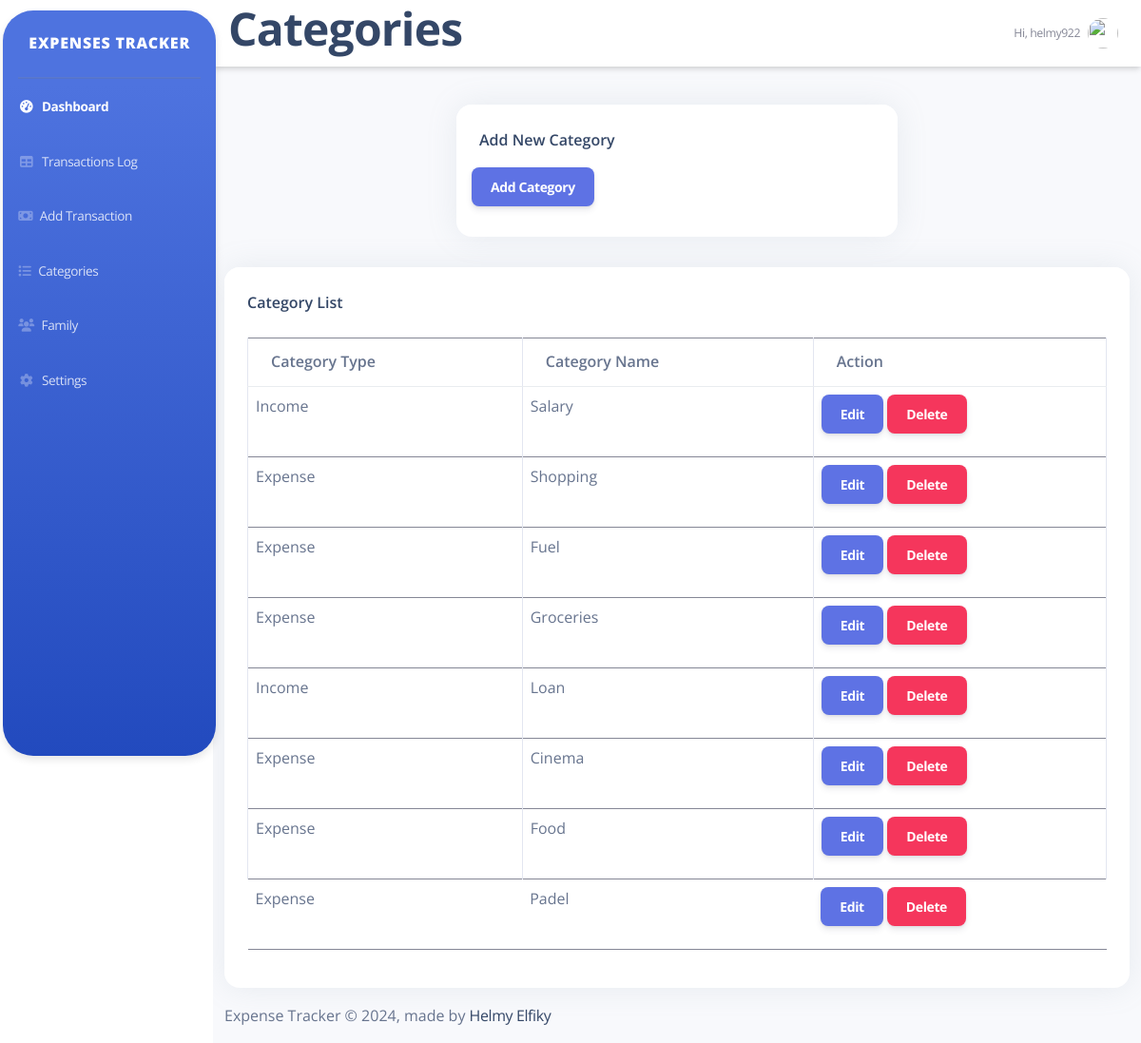
The app's page /project/Categories (signed in) with its own data.
### project/models.py (models this page shows, shortened)
class CustomUser(AbstractUser):
    ACCOUNT_TYPE_CHOICES = [
        ('individual', 'Individual'),
        ('family', 'Family'),
    ]
    GENDER_CHOICES = [
        ('male', 'Male'),
        ('female', 'Female'),
    ]
    gender = models.CharField(max_length=10, choices=GENDER_CHOICES)
    account_type = models.CharField(max_length=10, choices=ACCOUNT_TYPE_CHOICES)
    password = models.CharField(max_length=128, null=True)
    confirm_password = models.CharField(max_length=128, null=True)

class Category(models.Model):
    class CategoryType(models.TextChoices):
        INCOME = 'Income', 'Income'
        EXPENSE = 'Expense', 'Expense'
    user = models.ForeignKey(CustomUser, on_delete=models.CASCADE, related_name='categories', default=1)
    Category_Name = models.CharField(max_length=64)
    Category_Type = models.CharField(
        max_length=7,
        choices=CategoryType.choices,
        default=CategoryType.EXPENSE,
    )
    class Meta:
        constraints = [
            models.UniqueConstraint(fields=['user', 'Category_Name'], name='unique_category_per_user')
        ]

### project/views/categories_views.py (the view)
# urls.py: path("Categories", categories, name="categories"),
def categories(request):
    categories = Category.objects.filter(user=request.user)
    return render(request, 'project/categories.html', {
        'categories': categories
    })

### project/templates/project/categories.html (shortened to what this page needs)
{% extends "project/layout.html" %}
{% load crispy_forms_tags %}
{% block body %}
<div id="wrapper">
    {% include 'project/sidebar.html' %}
    <div id="content-wrapper" class="d-flex flex-column">
        <div id="content">
            <nav class="navbar navbar-expand navbar-light bg-white topbar mb-4 static-top shadow">
                <div class="d-flex justify-content-between w-100">
                    <h1>Categories</h1>
                    <ul class="navbar-nav ml-auto">
                        <li class="nav-item dropdown no-arrow">
                            <a class="nav-link dropdown-toggle" href="#" id="userDropdown" role="button" data-toggle="dropdown" aria-haspopup="true" aria-expanded="false">
                                <span class="mr-2 d-none d-lg-inline text-gray-600 small">Hi, {{ user.username }}</span>
                                <img class="img-profile rounded-circle" src="{}">
                            </a>
                        </li>
                    </ul>
                </div>
            </nav>
            <div class="container-fluid">
                <div class="row">
                    <div class="col-md-6 offset-md-3">
                        <div class="card my-3">
                            <div class="card-header pb-0">
                                <div class="d-flex align-items-center">
                                    <h6 class="mb-0">Add New Category</h6>
                                </div>
                            </div>
                            <div class="card-body p-3">
                                <div class="row gx-4">
                                    <div class="transaction-form">
                                        <form method="POST" action="{% url 'project:add_category' %}">
                                            <button type="submit" class="btn btn-primary">Add Category</button>
                                        </form>
                                    </div>
                                </div>
                            </div>
                        </div>
                    </div>
                    <div class="col-md-12">
                        <div class="card my-3">
                            <div class="card-header pb-0">
                                <div class="d-flex align-items-center">
                                    <h6 class="mb-0">Category List</h6>
                                </div>
                            </div>
                            <div class="card-body">
                                <div class="row">
                                    <div class="table-responsive">
                                        <table class="table table-bordered">
                                            <thead>
                                                <tr>
                                                    <th>Category Type</th>
                                                    <th>Category Name</th>
                                                    <th>Action</th>
                                                </tr>
                                            </thead>
                                            <tbody>
                                                {% for category in categories %}
                                                <tr>
                                                    <td>{{ category.Category_Type }}</td>
                                                    <td>{{ category.Category_Name }}</td>
                                                    <td>
                                                        <a href="{% url 'project:edit_category' category.id %}" class="btn btn-primary"
                                                        onclick="edit_Category()" id="Edit-Category-Button">Edit</a>
                                                        <a href="{% url 'project:delete_category' category.id %}" class="btn btn-danger"
                                                        onclick="confirmDelete()" id="Delete-Category-Button">Delete</a>
                                                    </td>
                                                </tr>
                                                {% endfor %}
                                            </tbody>
                                        </table>
                                    </div>
                                </div>
                            </div>
                        </div>
                    </div>
                </div>
            </div>
        </div>
        {% include 'project/footer.html' %}
    </div>
</div>
{% endblock %}

### project/templates/project/layout.html (shortened to what this page needs)
{% load static %}
<!DOCTYPE html>
<html lang="en">
    <head>
        <link rel="stylesheet" type="text/css" href="{% static 'css/registration.css' %}">
        <link rel="stylesheet" type="text/css" href="{% static 'css/transaction-logs.css' %}">
        <link rel="stylesheet" type="text/css" href="{% static 'css/add-transaction.css' %}">
        <link rel="stylesheet" type="text/css" href="{% static 'css/forms.css' %}">
        <link href='https://stackpath.bootstrapcdn.com/bootstrap/5.0.0-alpha1/css/bootstrap.min.css' rel='stylesheet'>
        <link rel="stylesheet" href="https://cdnjs.cloudflare.com/ajax/libs/font-awesome/6.0.0-beta3/css/all.min.css">
        <link href="{% static 'css/sb-admin-1.css' %}" rel="stylesheet" type="text/css">
        <link id="pagestyle" href="{% static 'css/argon-dashboard.css' %}" rel="stylesheet" />
        <link href="https://cdn.datatables.net/2.1.8/css/dataTables.dataTables.min.css" rel="stylesheet">
        <link href="{% static 'vendor/fontawesome-free/css/all.min.css' %}" rel="stylesheet" type="text/css">
        <link href="https://demos.creative-tim.com/argon-dashboard-pro/assets/css/nucleo-icons.css" rel="stylesheet" />
        <link href="https://demos.creative-tim.com/argon-dashboard-pro/assets/css/nucleo-svg.css" rel="stylesheet" />
        <link href="{% static 'vendor/datatables/dataTables.bootstrap4.min.css' %}" rel="stylesheet">
    </head>
    <body>
        {% block body %}
        {% endblock %}
    </body>
</html>

### project/templates/project/sidebar.html (shortened to what this page needs)
<ul class="navbar-nav bg-gradient-primary sidebar sidebar-dark accordion floating-sidebar " id="accordionSidebar">
    <a class="sidebar-brand d-flex align-items-center justify-content-center" href="{% url 'project:Dashboard' %}">
        <div class="sidebar-brand-text">Expenses Tracker</div>
    </a>
    <hr class="sidebar-divider my-0">
    <li class="nav-item active">
        <a class="nav-link" href="{% url 'project:Dashboard' %}">
            <i class="fas fa-fw fa-tachometer-alt"></i>
            <span>Dashboard</span>
        </a>
    </li>
    <li class="nav-item">
        <a class="nav-link" href="{% url 'project:transactions_all' %}">
            <i class="fas fa-fw fa-table"></i>
            <span>Transactions Log</span>
        </a>
    <li class="nav-item">
        <a class="nav-link" href="{% url 'project:add_transaction' %}">
            <i class="fa-solid fa-money-bill"></i>
            <span>Add Transaction</span>
        </a>
    </li>
    <li class="nav-item">
        <a class="nav-link" href="{% url 'project:add_category' %}">
            <i class="fa-solid fa-list"></i>
            <span>Categories</span>
        </a>
    </li>
    <li class="nav-item">
        <a class="nav-link" href="{% url 'project:family' %}">
            <i class="fa-solid fa-users"></i>
            <span>Family</span>
        </a>
    </li>
    <li class="nav-item">
        <a class="nav-link" href="{% url 'project:Profile' %}">
            <i class="fas fa-fw fa-cog"></i>
            <span>Settings</span>
        </a>
    </li>
</ul>

### project/templates/project/footer.html
<footer class="footer">
    <div class="container">
        <p class="text-muted">Expense Tracker &copy; 2024, made by <a href="https://linktr.ee/helmyelfiky">Helmy Elfiky</a></p>
    </div>
</footer>

### project/static/css/registration.css (style rules this page uses)
body { background: #f5f5f5; }
a, a:hover { color:#333 }

### records on screen
CustomUser: username "helmy922"
Category: Category_Type "Income", Category_Name "Salary"
Category: Category_Type "Expense", Category_Name "Shopping"
Category: Category_Type "Expense", Category_Name "Fuel"
Category: Category_Type "Expense", Category_Name "Groceries"
Category: Category_Type "Income", Category_Name "Loan"
Category: Category_Type "Expense", Category_Name "Cinema"
Category: Category_Type "Expense", Category_Name "Food"
Category: Category_Type "Expense", Category_Name "Padel"
